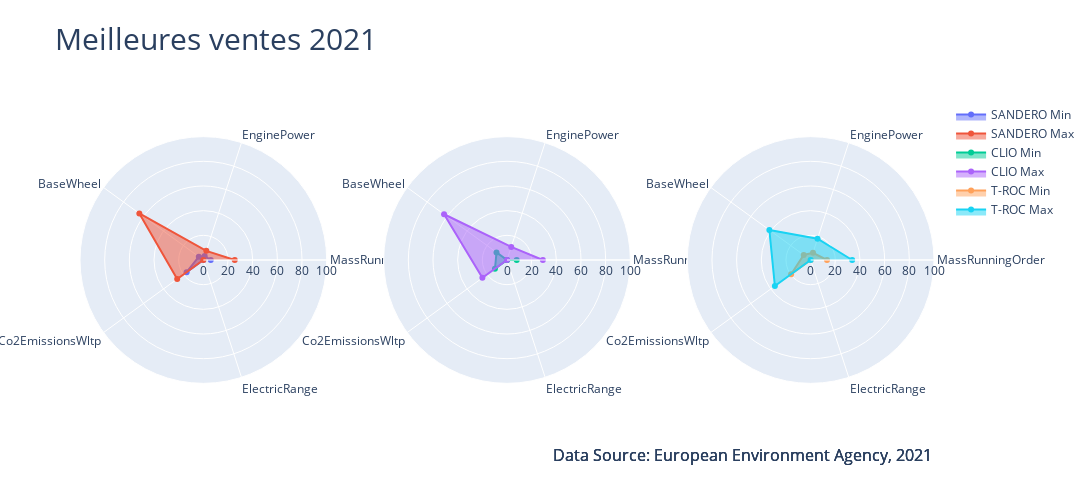
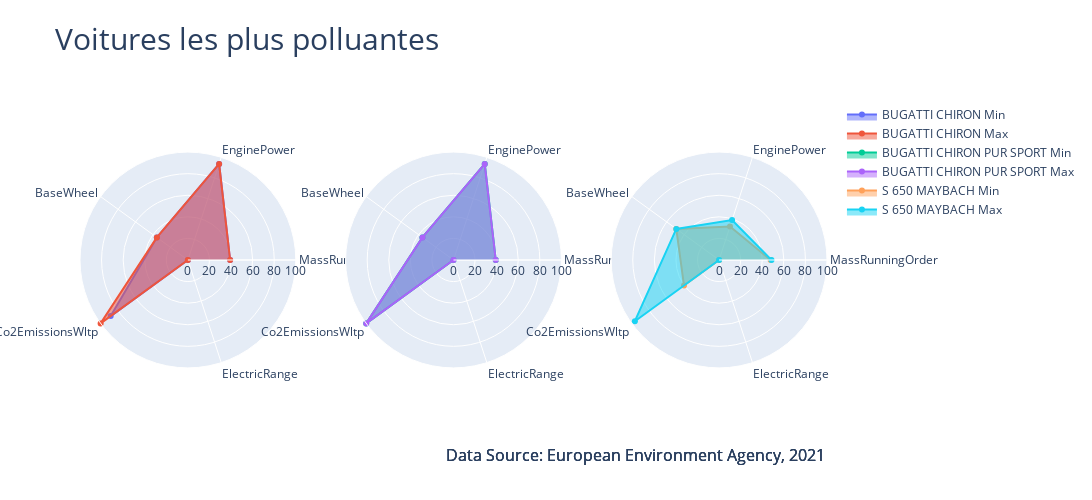

The notebook cell saved with these charts, in order:
### Code cell
cars.plot_top_vehicles(save=False, format='png')

### Figure 1 — Plotly figure (JSON) as saved in the notebook; plotly's stock layout.template omitted (floating-point values rounded to 4 significant figures)
{"data": [{"fill": "toself", "name": "SANDERO Min", "r": [5.987, 3.425, 4.551, 16.78, 0], "showlegend": true, "subplot": "polar", "theta": ["MassRunningOrder", "EnginePower", "BaseWheel", "Co2EmissionsWltp", "ElectricRange"], "type": "scatterpolar"}, {"fill": "toself", "name": "SANDERO Max", "r": [25.44, 7.791, 64.15, 26.22, 0], "showlegend": true, "subplot": "polar", "theta": ["MassRunningOrder", "EnginePower", "BaseWheel", "Co2EmissionsWltp", "ElectricRange"], "type": "scatterpolar"}, {"fill": "toself", "name": "CLIO Min", "r": [7.864, 0, 10.5, 12.06, 0], "showlegend": true, "subplot": "polar2", "theta": ["MassRunningOrder", "EnginePower", "BaseWheel", "Co2EmissionsWltp", "ElectricRange"], "type": "scatterpolar"}, {"fill": "toself", "name": "CLIO Max", "r": [29.06, 11.13, 63.08, 24.65, 0], "showlegend": true, "subplot": "polar2", "theta": ["MassRunningOrder", "EnginePower", "BaseWheel", "Co2EmissionsWltp", "ElectricRange"], "type": "scatterpolar"}, {"fill": "toself", "name": "T-ROC Min", "r": [13.27, 6.164, 6.919, 19.58, 0], "showlegend": true, "subplot": "polar3", "theta": ["MassRunningOrder", "EnginePower", "BaseWheel", "Co2EmissionsWltp", "ElectricRange"], "type": "scatterpolar"}, {"fill": "toself", "name": "T-ROC Max", "r": [33.66, 18.15, 41.37, 35.84, 0], "showlegend": true, "subplot": "polar3", "theta": ["MassRunningOrder", "EnginePower", "BaseWheel", "Co2EmissionsWltp", "ElectricRange"], "type": "scatterpolar"}], "layout": {"annotations": [{"font": {"size": 16}, "showarrow": false, "text": "Data Source: European Environment Agency, 2021", "x": 1, "xanchor": "right", "xref": "paper", "y": -0.15, "yanchor": "auto", "yref": "paper"}, {"font": {"size": 16}, "showarrow": false, "text": "Data Source: European Environment Agency, 2021", "x": 1, "xanchor": "right", "xref": "paper", "y": -0.15, "yanchor": "auto", "yref": "paper"}, {"font": {"size": 16}, "showarrow": false, "text": "Data Source: European Environment Agency, 2021", "x": 1, "xanchor": "right", "xref": "paper", "y": -0.15, "yanchor": "auto", "yref": "paper"}], "height": 500, "polar": {"domain": {"x": [0, 0.2889], "y": [0, 1]}, "radialaxis": {"range": [0, 100]}}, "polar2": {"domain": {"x": [0.3556, 0.6444], "y": [0, 1]}, "radialaxis": {"range": [0, 100]}}, "polar3": {"domain": {"x": [0.7111, 1], "y": [0, 1]}, "radialaxis": {"range": [0, 100]}}, "title": {"font": {"size": 30}, "text": "Meilleures ventes 2021"}, "width": 1200}}

### Figure 2 — Plotly figure (JSON) as saved in the notebook; plotly's stock layout.template omitted (floating-point values rounded to 4 significant figures)
{"data": [{"fill": "toself", "name": "BUGATTI CHIRON Min", "r": [39.16, 93.66, 35.54, 88.46, 0], "showlegend": true, "subplot": "polar", "theta": ["MassRunningOrder", "EnginePower", "BaseWheel", "Co2EmissionsWltp", "ElectricRange"], "type": "scatterpolar"}, {"fill": "toself", "name": "BUGATTI CHIRON Max", "r": [39.16, 93.66, 35.56, 100, 0], "showlegend": true, "subplot": "polar", "theta": ["MassRunningOrder", "EnginePower", "BaseWheel", "Co2EmissionsWltp", "ElectricRange"], "type": "scatterpolar"}, {"fill": "toself", "name": "BUGATTI CHIRON PUR SPORT Min", "r": [39.16, 93.66, 35.56, 100, 0], "showlegend": true, "subplot": "polar2", "theta": ["MassRunningOrder", "EnginePower", "BaseWheel", "Co2EmissionsWltp", "ElectricRange"], "type": "scatterpolar"}, {"fill": "toself", "name": "BUGATTI CHIRON PUR SPORT Max", "r": [39.16, 93.66, 35.56, 100, 0], "showlegend": true, "subplot": "polar2", "theta": ["MassRunningOrder", "EnginePower", "BaseWheel", "Co2EmissionsWltp", "ElectricRange"], "type": "scatterpolar"}, {"fill": "toself", "name": "S 650 MAYBACH Min", "r": [47.73, 32.62, 49.03, 40.21, 0], "showlegend": true, "subplot": "polar3", "theta": ["MassRunningOrder", "EnginePower", "BaseWheel", "Co2EmissionsWltp", "ElectricRange"], "type": "scatterpolar"}, {"fill": "toself", "name": "S 650 MAYBACH Max", "r": [48.54, 38.87, 49.03, 96.5, 0], "showlegend": true, "subplot": "polar3", "theta": ["MassRunningOrder", "EnginePower", "BaseWheel", "Co2EmissionsWltp", "ElectricRange"], "type": "scatterpolar"}], "layout": {"annotations": [{"font": {"size": 16}, "showarrow": false, "text": "Data Source: European Environment Agency, 2021", "x": 1, "xanchor": "right", "xref": "paper", "y": -0.15, "yanchor": "auto", "yref": "paper"}, {"font": {"size": 16}, "showarrow": false, "text": "Data Source: European Environment Agency, 2021", "x": 1, "xanchor": "right", "xref": "paper", "y": -0.15, "yanchor": "auto", "yref": "paper"}, {"font": {"size": 16}, "showarrow": false, "text": "Data Source: European Environment Agency, 2021", "x": 1, "xanchor": "right", "xref": "paper", "y": -0.15, "yanchor": "auto", "yref": "paper"}], "height": 500, "polar": {"domain": {"x": [0, 0.2889], "y": [0, 1]}, "radialaxis": {"range": [0, 100]}}, "polar2": {"domain": {"x": [0.3556, 0.6444], "y": [0, 1]}, "radialaxis": {"range": [0, 100]}}, "polar3": {"domain": {"x": [0.7111, 1], "y": [0, 1]}, "radialaxis": {"range": [0, 100]}}, "title": {"font": {"size": 30}, "text": "Voitures les plus polluantes"}, "width": 1200}}
